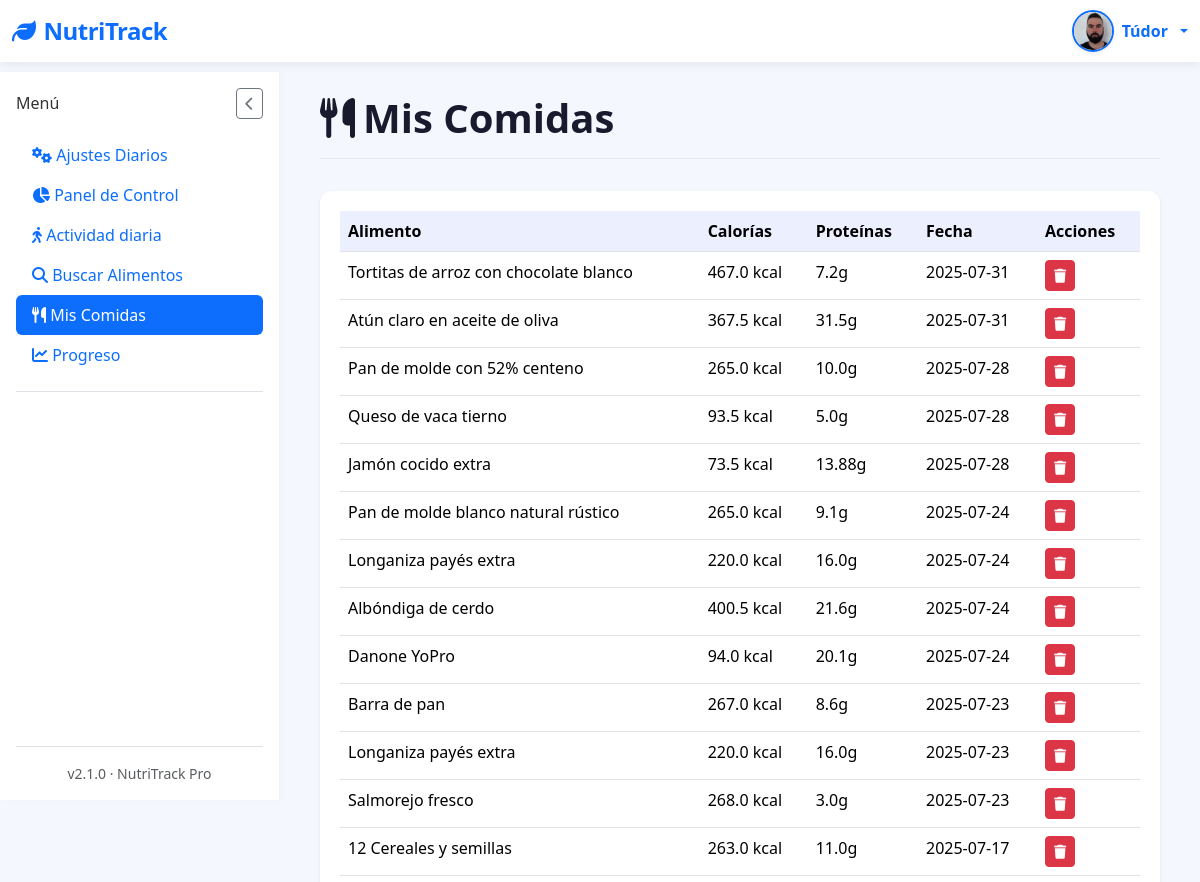
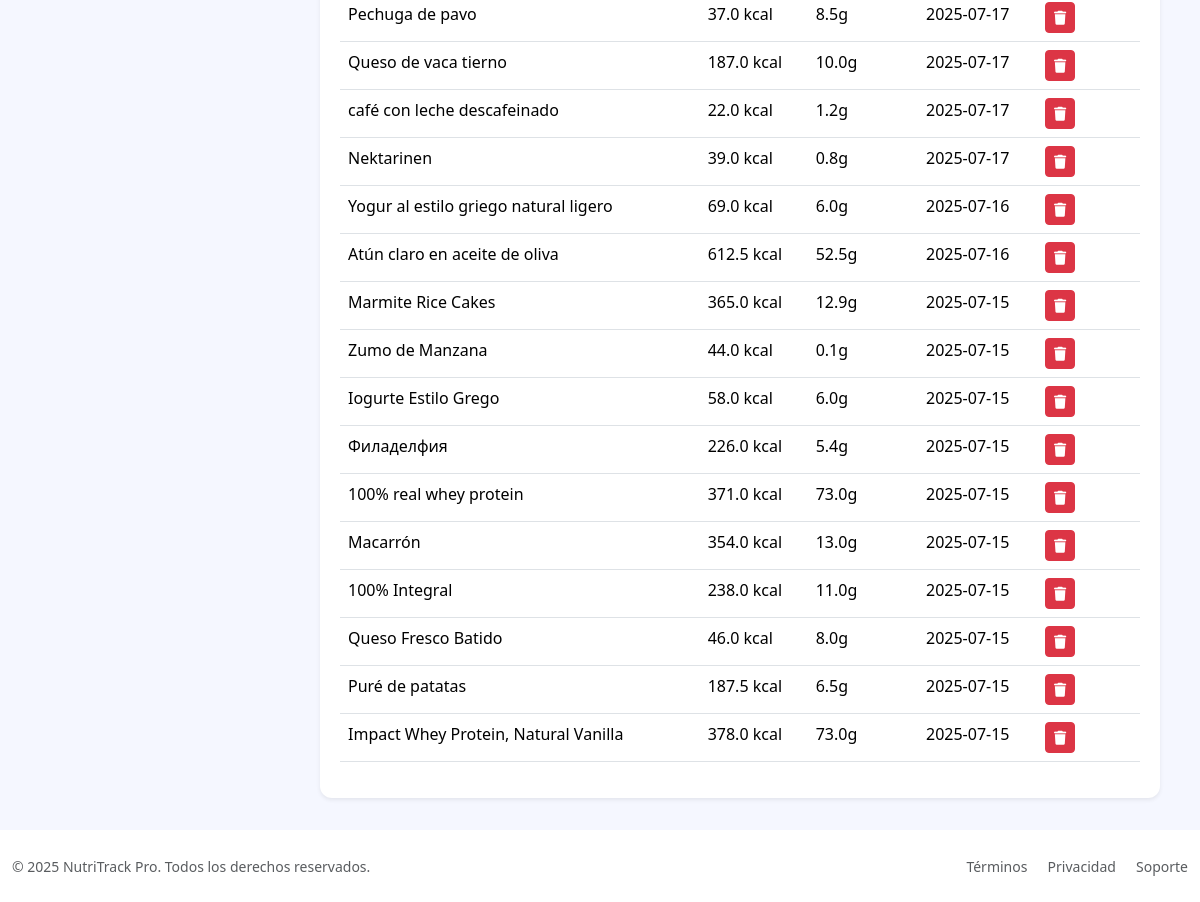
The app's page /mis-comidas (signed in), older data (2 pictures, top to bottom).
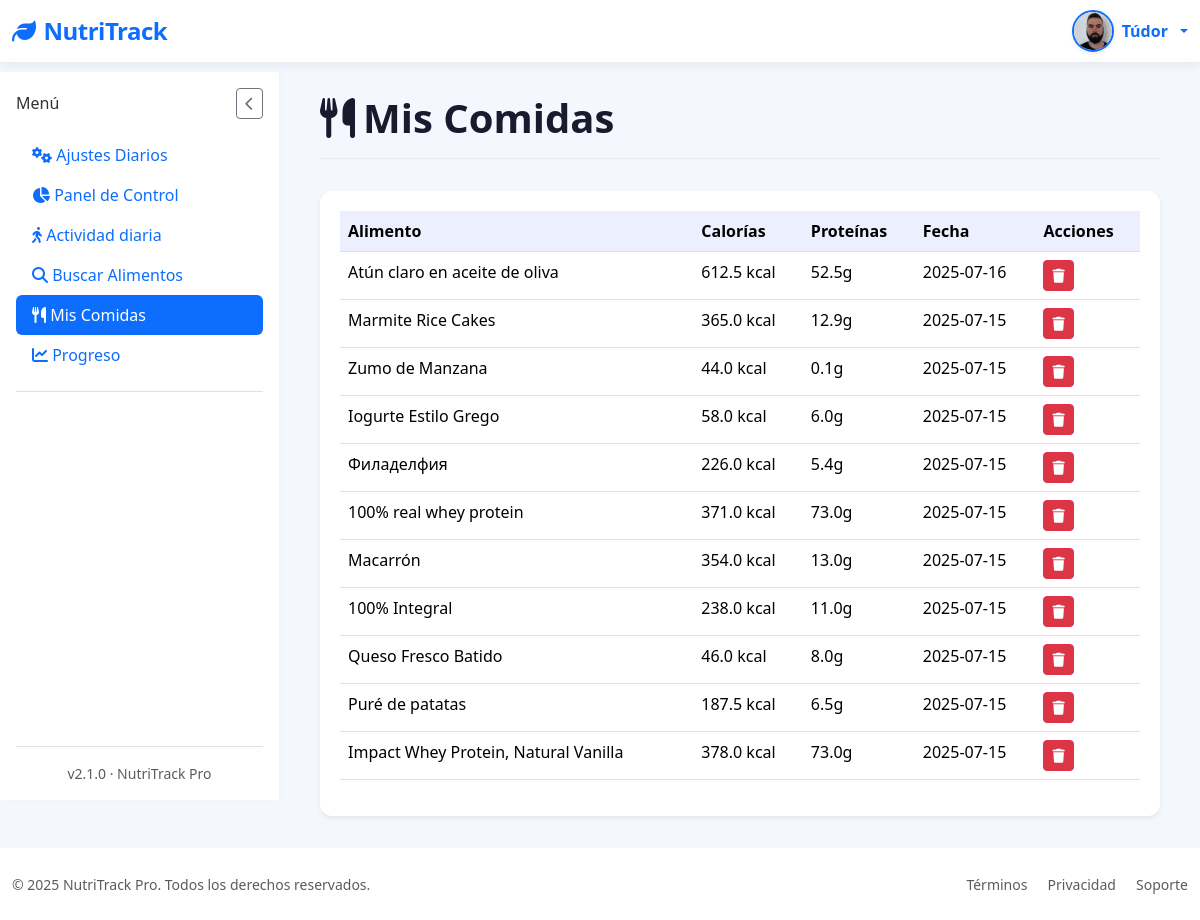
The same page, newer data.
### tables this page shows
CREATE TABLE "loggin" (
	"id"	INTEGER,
	"username"	TEXT NOT NULL,
	"password"	TEXT,
	"email"	TEXT, google_id TEXT, full_name TEXT, birth_date TEXT, height_cm INTEGER, weight_kg INTEGER, gender TEXT, activity_level TEXT, goal TEXT, profile_photo TEXT DEFAULT NULL, preferences TEXT DEFAULT '{}',
	PRIMARY KEY("id" AUTOINCREMENT)
);

CREATE TABLE "food_entries" (
	"id"	INTEGER,
	"user_id"	INTEGER NOT NULL,
	"food_name"	TEXT NOT NULL,
	"calories"	REAL,
	"proteins"	REAL,
	"fats"	REAL,
	"carbs"	REAL,
	"date"	TIMESTAMP DEFAULT CURRENT_TIMESTAMP,
	"created_at"	TEXT,
	PRIMARY KEY("id" AUTOINCREMENT),
	FOREIGN KEY("user_id") REFERENCES "loggin"("id")
);

### app/controllers/MyfoodsController.py (the view)
@app.route('/mis-comidas')
@login_required
def mis_comidas():
    with get_db_cursor() as cur:
        cur.execute("""
            SELECT id, food_name, calories, proteins, date
            FROM food_entries
            WHERE user_id = ?
            ORDER BY date DESC
        """, (current_user.id,))
        comidas = cur.fetchall()
    return render_template('Myfoods/mis_comidas.html', comidas=comidas)

### app/__init__.py (called while the page is built)
@login_manager.user_loader
def load_user(user_id):
    return User.get_by_id(user_id)

### app/conexion.py (called while the page is built)
@contextmanager
def get_db_connection():
    conn = sqlite3.connect(DATABASE)
    conn.row_factory = sqlite3.Row  # Esto permite acceso como diccionario
    try:
        yield conn
    finally:
        conn.close()

@contextmanager
def get_db_cursor():
    with get_db_connection() as conn:
        cursor = conn.cursor()
        try:
            yield cursor
            conn.commit()
        except:
            conn.rollback()
            raise

### app/controllers/UsersController.py (called while the page is built)
@app.context_processor
def inject_prefs():
    if current_user.is_authenticated:
        prefs = get_user_preferences(current_user.id)  # función que recupera las prefs
        return dict(prefs=prefs)
    return dict(prefs=None)

### app/models/LoginGoogleModel.py (called while the page is built)
    @staticmethod
    def get_by_id(user_id):
        with get_db_cursor() as cur:
            cur.execute("SELECT * FROM loggin WHERE id = ?", (user_id,))
            user = cur.fetchone()
            if user:
                return User(
                    id=user['id'],
                    username=user['username'],
                    email=user['email'] if 'email' in user.keys() else None,
                    google_id=user['google_id'] if 'google_id' in user.keys() else None,
                    profile_photo=user['profile_photo'] if 'profile_photo' in user.keys() else None
                )
        return None

### app/models/UsersModel.py (called while the page is built)
def get_user_preferences(user_id):
    with get_db_cursor() as cursor:
        cursor.execute("SELECT preferences FROM loggin WHERE id = ?", (user_id,))
        row = cursor.fetchone()
        try:
            return json.loads(row["preferences"]) if row and row["preferences"] else {}
        except:
            return {}

### app/templates/Myfoods/mis_comidas.html (shortened to what this page needs)
{% extends "base.html" %}
{% block section %}
<div class="page-header">
  <h1 class="page-title">
    <i class="fas fa-utensils me-2"></i>Mis Comidas
  </h1>
</div>
<div class="card border-0 shadow-sm">
  <div class="card-body">
    {% if comidas %}
    <div class="table-responsive">
      <table class="table table-hover">
        <thead>
          <tr>
            <th>Alimento</th>
            <th>Calorías</th>
            <th>Proteínas</th>
            <th>Fecha</th>
            <th>Acciones</th>
          </tr>
        </thead>
        <tbody>
          {% for comida in comidas %}
          <tr>
            <td>{{ comida['food_name'] }}</td>
            <td>{{ comida['calories'] }} kcal</td>
            <td>{{ comida['proteins'] }}g</td>
            <td>{{ comida['date'] }}</td>
            <td>
              <form method="POST" action="{{ url_for('eliminar_comida', comida_id=comida['id']) }}">
                <button type="submit" class="btn btn-sm btn-danger">
                  <i class="fas fa-trash"></i>
                </button>
              </form>
            </td>
          </tr>
          {% endfor %}
        </tbody>
      </table>
    </div>
    {% else %}
    <div class="text-center py-5">
      <i class="fas fa-utensils fa-3x text-muted mb-3"></i>
      <h5 class="fw-medium">No hay comidas registradas</h5>
      <p class="text-muted">Busca y añade alimentos para verlos aquí.</p>
    </div>
    {% endif %}
  </div>
</div>
{% endblock %}

### app/templates/base.html (shortened to what this page needs)
<!DOCTYPE html>
<html lang="es" data-bs-theme="{% if prefs and prefs.dark_mode %}dark{% else %}light{% endif %}">
<head>
    <link href="https://cdn.jsdelivr.net/npm/bootstrap@5.3.2/dist/css/bootstrap.min.css" rel="stylesheet">
    <link rel="stylesheet" href="https://cdn.jsdelivr.net/npm/bootstrap-icons@1.11.1/font/bootstrap-icons.css">
    <link rel="stylesheet" href="https://cdnjs.cloudflare.com/ajax/libs/font-awesome/6.5.2/css/all.min.css" />
    <link href="https://cdn.jsdelivr.net/npm/sweetalert2@11/dist/sweetalert2.min.css" rel="stylesheet">
    <link rel="stylesheet" href="{{ url_for('static', filename='styles/Stylebase.css') }}">
</head>
<body>
    <nav class="navbar navbar-expand-lg navbar-light bg-white">
        <div class="container-fluid">
            <a class="navbar-brand text-primary" href="{{ url_for('logout') }}">
                <i class="fas fa-leaf me-2"></i>NutriTrack
            </a>
            <div class="d-flex align-items-center ms-auto">
  {% if current_user.is_authenticated %}
  <div class="dropdown">
    <a href="#" class="d-flex align-items-center text-decoration-none dropdown-toggle" id="userDropdown" data-bs-toggle="dropdown" aria-expanded="false" style="gap: 0.5rem;">
      {% if current_user.profile_photo %}
        <img src="{{ url_for('static', filename='images/profile_photo/' + current_user.profile_photo) }}"
            alt="Avatar"
            class="rounded-circle shadow-sm"
            style="width: 42px; height: 42px; object-fit: cover; border: 2px solid #0d6efd;">
      {% else %}
        <div class="user-avatar bg-primary text-white rounded-circle d-flex justify-content-center align-items-center shadow-sm"
             style="width: 42px; height: 42px; font-weight: 700; font-size: 1.1rem; user-select: none;">
          {{ current_user.username[0]|upper }}
        </div>
      {% endif %}
      <span class="d-none d-sm-inline fw-semibold text-primary" style="font-size: 1rem;">
        {{ current_user.username }}
      </span>
    </a>
  </div>
  {% endif %}
</div>
        </div>
    </nav>
    <div class="container-fluid flex-grow-1">
        <div class="row h-100 g-0">
            <nav class="sidebar d-flex flex-column p-3" id="sidebar">
                <div class="d-flex justify-content-between align-items-center mb-3">
                    <h6 class="sidebar-title mb-0">Menú</h6>
                    <button id="closeSidebarBtn" class="btn btn-sm btn-outline-secondary d-lg-block">
                        <i class="fas fa-chevron-left"></i>
                    </button>
                </div>
                <ul class="nav nav-pills flex-column mb-auto">
                    <li>
                        <a href="{{ url_for('settings') }}" class="nav-link {% if request.path == url_for('settings') %}active{% endif %}">
                            <i class="fas fa-cogs"></i> Ajustes Diarios
                        </a>
                    </li>
                    <li>
                        <a href="{{ url_for('dashboard') }}" class="nav-link {% if request.path == url_for('dashboard') %}active{% endif %}">
                            <i class="fas fa-chart-pie"></i> Panel de Control
                        </a>
                    </li>
                    <li>
                        <a href="{{ url_for('activity') }}" class="nav-link {% if request.path == url_for('activity') %}active{% endif %}">
                            <i class="fas fa-walking"></i> Actividad diaria
                        </a>
                    </li>
                    <li>
                        <a href="{{ url_for('search_food') }}" class="nav-link {% if request.path == url_for('search_food') %}active{% endif %}">
                            <i class="fas fa-search"></i> Buscar Alimentos
                        </a>
                    </li>
                    <li>
                        <a href="{{ url_for('mis_comidas') }}" class="nav-link {% if request.path == url_for('mis_comidas') %}active{% endif %}">
                            <i class="fas fa-utensils"></i> Mis Comidas
                        </a>
                    </li>
                    <li>
                        <a href="{{ url_for('progreso') }}" class="nav-link {% if request.path == url_for('progreso') %}active{% endif %}">
                            <i class="fas fa-chart-line"></i> Progreso
                        </a>
                    </li>
                    <li class="pt-3 mt-3 border-top">
                    </li>
                </ul>
                <div class="mt-auto pt-3 border-top text-center small text-muted">
                    v2.1.0 · NutriTrack Pro
                </div>
            </nav>
            <main class="main-content" id="mainContent">
                {% block section %}{% endblock %}
            </main>
        </div>
    </div>
    <footer class="bg-white py-4 mt-auto">
        <div class="container-fluid">
            <div class="row align-items-center">
                <div class="col-md-6 text-center text-md-start">
                    <p class="mb-0 small text-muted">&copy; 2025 NutriTrack Pro. Todos los derechos reservados.</p>
                </div>
                <div class="col-md-6 text-center text-md-end">
                    <a href="#" class="text-decoration-none small text-muted me-3">Términos</a>
                    <a href="#" class="text-decoration-none small text-muted me-3">Privacidad</a>
                    <a href="#" class="text-decoration-none small text-muted">Soporte</a>
                </div>
            </div>
        </div>
    </footer>
</body>
</html>

### app/static/styles/StyleBase.css (style rules this page uses)
:root { --primary-color: #4361ee; --secondary-color: #3f37c9; --accent-color: #4cc9f0; --dark-color: #1a1a2e; --light-color: #f8f9fa; --success-color: #4bb543; }
body { font-family: 'Segoe UI', system-ui, -apple-system, sans-serif; background-color: #f5f7ff; color: #333; min-height: 100vh; display: flex; flex-direction: column; overflow-x: hidden; }
.navbar-brand { font-weight: 700; font-size: 1.5rem; letter-spacing: -0.5px; }
.navbar { box-shadow: 0 2px 10px rgba(0, 0, 0, 0.08); background: white !important; position: relative; z-index: 1100; }
.container-fluid.flex-grow-1 { display: flex; flex-direction: column; min-height: calc(100vh - 72px - 70px); padding-left: 0; padding-right: 0; }
.row.h-100 { display: flex; flex-grow: 1; flex-wrap: nowrap; margin-left: 0; margin-right: 0; width: 100%; }
.sidebar { width: 280px; background: white; position: sticky; top: 72px; border-right: 1px solid rgba(0, 0, 0, 0.05); box-shadow: 1px 0 10px rgba(0, 0, 0, 0.02); transition: all 0.3s ease; z-index: 100; display: flex; flex-direction: column; flex-shrink: 0; height: calc(100vh - 72px); padding: 1rem; }
.main-content { flex-grow: 1; flex-basis: 0; padding: 2rem 2.5rem; background-color: #f5f7ff; overflow-y: auto; }
.card-body { padding: 1.25rem; }
.card-body { flex-grow: 1; }
.card { border: none; border-radius: 12px; box-shadow: 0 4px 12px rgba(0, 0, 0, 0.05); transition: transform 0.2s ease, box-shadow 0.2s ease; }
.table { --bs-table-bg: transparent; }
.table > thead { background-color: rgba(67, 97, 238, 0.1); color: var(--primary-color); }
.page-header { display: flex; justify-content: space-between; align-items: center; margin-bottom: 2rem; padding-bottom: 1rem; border-bottom: 1px solid rgba(0, 0, 0, 0.05); }
.page-title { font-weight: 700; color: var(--dark-color); margin: 0; }

Row changes from the older to the newer data that the page shows:
removed food_entries: food_name "Tortitas de arroz con chocolate blanco", calories "467.0", proteins "7.2", date "2025-07-31"
removed food_entries: food_name "Atún claro en aceite de oliva", calories "367.5", proteins "31.5", date "2025-07-31"
removed food_entries: food_name "Pan de molde con 52% centeno", calories "265.0", proteins "10.0", date "2025-07-28"
removed food_entries: food_name "Queso de vaca tierno", calories "93.5", proteins "5.0", date "2025-07-28"
removed food_entries: food_name "Jamón cocido extra", calories "73.5", proteins "13.88", date "2025-07-28"
removed food_entries: food_name "Pan de molde blanco natural rústico", calories "265.0", proteins "9.1", date "2025-07-24"
removed food_entries: food_name "Longaniza payés extra", calories "220.0", proteins "16.0", date "2025-07-24"
removed food_entries: food_name "Albóndiga de cerdo", calories "400.5", proteins "21.6", date "2025-07-24"
removed food_entries: food_name "Danone YoPro", calories "94.0", proteins "20.1", date "2025-07-24"
removed food_entries: food_name "Barra de pan", calories "267.0", proteins "8.6", date "2025-07-23"
removed food_entries: food_name "Longaniza payés extra", calories "220.0", proteins "16.0", date "2025-07-23"
removed food_entries: food_name "Salmorejo fresco", calories "268.0", proteins "3.0", date "2025-07-23"
removed food_entries: food_name "12 Cereales y semillas", calories "263.0", proteins "11.0", date "2025-07-17"
removed food_entries: food_name "Pechuga de pavo", calories "37.0", proteins "8.5", date "2025-07-17"
removed food_entries: food_name "Queso de vaca tierno", calories "187.0", proteins "10.0", date "2025-07-17"
removed food_entries: food_name "café con leche descafeinado", calories "22.0", proteins "1.2", date "2025-07-17"
removed food_entries: food_name "Nektarinen", calories "39.0", proteins "0.8", date "2025-07-17"
removed food_entries: food_name "Yogur al estilo griego natural ligero", calories "69.0", proteins "6.0", date "2025-07-16"
